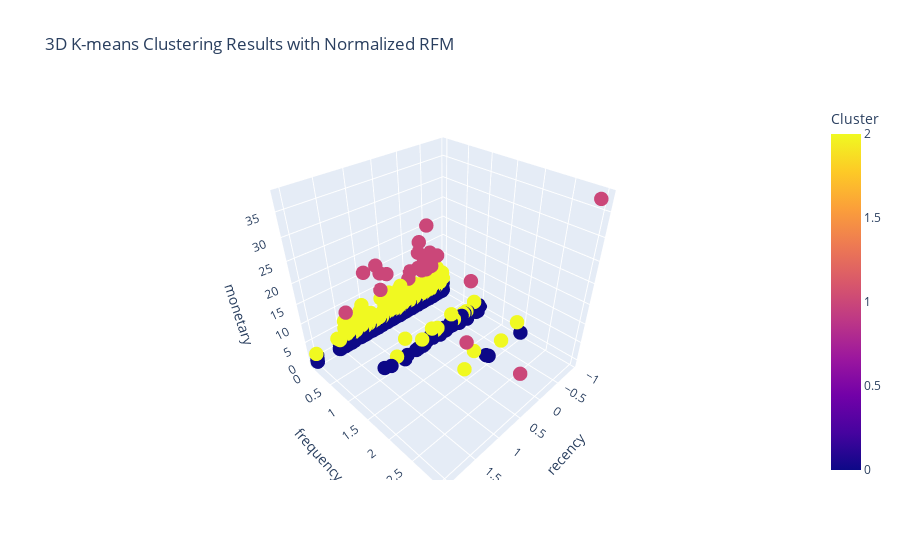

Notebook cell for this chart:
### Code cell
# Apply K-means algorithm with 3 clusters
kmeans = KMeans(n_clusters=3, random_state=42)

# Fit the model and predict the cluster label for each point
labels = kmeans.fit_predict(rfm_sample)

# Find the center of each cluster
centroids = kmeans.cluster_centers_

# Add the cluster labels to your DataFrame
rfm_sample['cluster'] = labels

import plotly.express as px

# Create the interactive 3D plot
fig = px.scatter_3d(rfm_sample, x='recency', y='frequency', z='monetary', color='cluster',
                    labels={'cluster': 'Cluster'}, title='3D K-means Clustering Results with Normalized RFM')
fig.update_traces(marker=dict(size=5))
fig.show()

### Figure 1 — Plotly figure (JSON) as saved in the notebook; plotly's stock layout.template omitted (floating-point values rounded to 4 significant figures; data arrays with more than 128 entries replaced by an {"elided": "..."} marker saying what was removed)
{"data": [{"hovertemplate": "recency=%{x}<br>frequency=%{y}<br>monetary=%{z}<br>Cluster=%{marker.color}<extra></extra>", "legendgroup": "", "marker": {"color": {"elided": "1922 int values"}, "coloraxis": "coloraxis", "size": 5, "symbol": "circle"}, "mode": "markers", "name": "", "scene": "scene", "showlegend": false, "type": "scatter3d", "x": {"elided": "1922 float values"}, "y": {"elided": "1922 int values"}, "z": {"elided": "1922 float values"}}], "layout": {"coloraxis": {"colorbar": {"title": {"text": "Cluster"}}, "colorscale": [[0, "#0d0887"], [0.1111, "#46039f"], [0.2222, "#7201a8"], [0.3333, "#9c179e"], [0.4444, "#bd3786"], [0.5556, "#d8576b"], [0.6667, "#ed7953"], [0.7778, "#fb9f3a"], [0.8889, "#fdca26"], [1, "#f0f921"]]}, "legend": {"tracegroupgap": 0}, "scene": {"domain": {"x": [0, 1], "y": [0, 1]}, "xaxis": {"title": {"text": "recency"}}, "yaxis": {"title": {"text": "frequency"}}, "zaxis": {"title": {"text": "monetary"}}}, "title": {"text": "3D K-means Clustering Results with Normalized RFM"}}}
